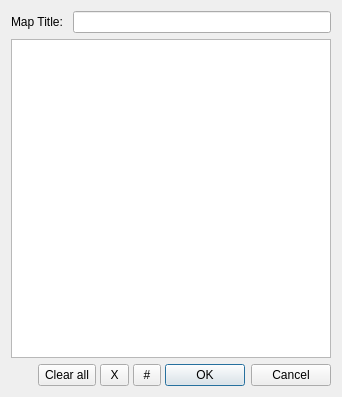
<?xml version="1.0" encoding="UTF-8"?>
<ui version="4.0">
 <class>nutshellLegend</class>
 <widget class="QDialog" name="nutshellLegend">
  <property name="geometry">
   <rect>
    <x>0</x>
    <y>0</y>
    <width>342</width>
    <height>397</height>
   </rect>
  </property>
  <property name="windowTitle">
   <string>Dialog</string>
  </property>
  <property name="windowIcon">
   <iconset resource="nutshellqt.qrc">
    <normaloff>:/resources/maplegend1.png</normaloff>:/resources/maplegend1.png</iconset>
  </property>
  <layout class="QGridLayout" name="gridLayout">
   <item row="0" column="0">
    <widget class="QLabel" name="label">
     <property name="text">
      <string>Map Title: </string>
     </property>
    </widget>
   </item>
   <item row="0" column="1">
    <widget class="QLineEdit" name="legendTitle"/>
   </item>
   <item row="1" column="0" colspan="2">
    <widget class="QTableView" name="legendView">
     <attribute name="horizontalHeaderCascadingSectionResizes">
      <bool>true</bool>
     </attribute>
     <attribute name="horizontalHeaderStretchLastSection">
      <bool>true</bool>
     </attribute>
     <attribute name="verticalHeaderVisible">
      <bool>false</bool>
     </attribute>
    </widget>
   </item>
   <item row="2" column="0" colspan="2">
    <layout class="QHBoxLayout" name="horizontalLayout">
     <property name="spacing">
      <number>4</number>
     </property>
     <item>
      <spacer name="horizontalSpacer">
       <property name="orientation">
        <enum>Qt::Horizontal</enum>
       </property>
       <property name="sizeHint" stdset="0">
        <size>
         <width>40</width>
         <height>20</height>
        </size>
       </property>
      </spacer>
     </item>
     <item>
      <widget class="QToolButton" name="toolButton_clearall">
       <property name="sizePolicy">
        <sizepolicy hsizetype="Fixed" vsizetype="Preferred">
         <horstretch>0</horstretch>
         <verstretch>0</verstretch>
        </sizepolicy>
       </property>
       <property name="text">
        <string>Clear all</string>
       </property>
      </widget>
     </item>
     <item>
      <widget class="QToolButton" name="toolButton_deletenrs">
       <property name="sizePolicy">
        <sizepolicy hsizetype="Fixed" vsizetype="Preferred">
         <horstretch>0</horstretch>
         <verstretch>0</verstretch>
        </sizepolicy>
       </property>
       <property name="text">
        <string> X </string>
       </property>
      </widget>
     </item>
     <item>
      <widget class="QToolButton" name="toolButton_addnrs">
       <property name="sizePolicy">
        <sizepolicy hsizetype="Fixed" vsizetype="Preferred">
         <horstretch>0</horstretch>
         <verstretch>0</verstretch>
        </sizepolicy>
       </property>
       <property name="text">
        <string> # </string>
       </property>
      </widget>
     </item>
     <item>
      <widget class="QDialogButtonBox" name="buttonBox">
       <property name="standardButtons">
        <set>QDialogButtonBox::Cancel|QDialogButtonBox::Ok</set>
       </property>
      </widget>
     </item>
    </layout>
   </item>
  </layout>
 </widget>
 <resources>
  <include location="nutshellqt.qrc"/>
 </resources>
 <connections/>
</ui>
